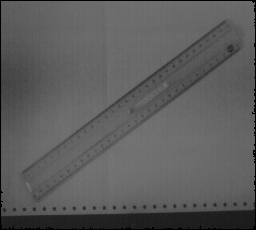
#> input picture img/REGLE.png, 256 x 230 px
$ jupyter execute '3. Negativo.ipynb'   (shell and % lines are left out)
#> lines starting #> are read from the running program, lines starting #| are printed output that depends on the picture
[cell 1]
import cv2
import matplotlib.pyplot as plt
import numpy as np

# Carga y visualizacion

[cell 2]
regle_img = cv2.imread('../img/REGLE.png')
#> regle_img is the input picture: shape (230, 256, 3); min 0, max 118, mean 92

plt.imshow(regle_img)
plt.show()

# histograma

[cell 3]
# histograma con cv2
hist = cv2.calcHist([regle_img],[0],None,[256],[0,256])
#> hist = 256 values, max 2916 at index 106, min 0 at index 1, mean 230
plt.plot(hist)
plt.show()
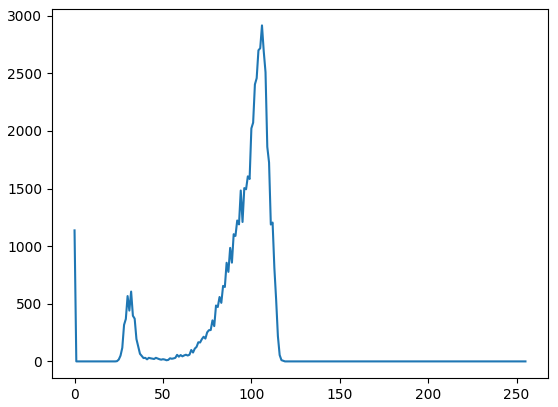
#> figure drawn by matplotlib, 1 panel; curve peaks at x = 106, y = 2916

# Negativo

[cell 4]
negative = cv2.bitwise_not(regle_img)
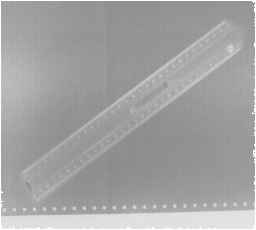
#> negative: shape (230, 256, 3); min 137, max 255, mean 163

plt.imshow(negative)
plt.show()

[cell 5]
# histograma con cv2
hist = cv2.calcHist([negative],[0],None,[256],[0,256])
#> hist = 256 values, max 2916 at index 149, min 0 at index 0, mean 230
plt.plot(hist)
plt.show()
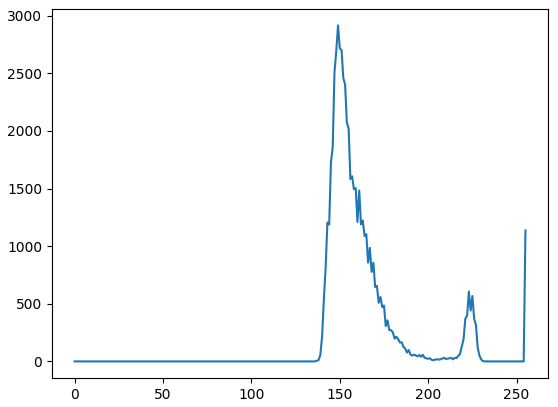
#> figure drawn by matplotlib, 1 panel; curve peaks at x = 149, y = 2916

[cell 6]
from PIL import Image, ImageChops

img = Image.open("../img/REGLE.png").convert("L")  # or "RGB"
inverted = ImageChops.invert(img)
inverted

$ run again, with img/AMOUR.png copied over img/REGLE.png
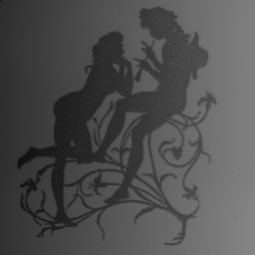
#> input picture img/AMOUR.png, 255 x 255 px
#> regle_img is the input picture: shape (255, 255, 3); min 0, max 133, mean 79.1
#> `hist = cv2.calcHist([regle_img],[0],None,[256],[0,256])`: hist = 256 values, max 1148 at index 49, min 0 at index 1, mean 254
#> `negative = cv2.bitwise_not(regle_img)`:
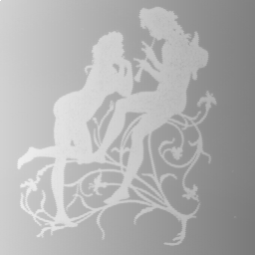
#> negative: shape (255, 255, 3); min 122, max 255, mean 175.9
#> `hist = cv2.calcHist([negative],[0],None,[256],[0,256])`: hist = 256 values, max 1148 at index 206, min 0 at index 0, mean 254
#> `plt.show()`:
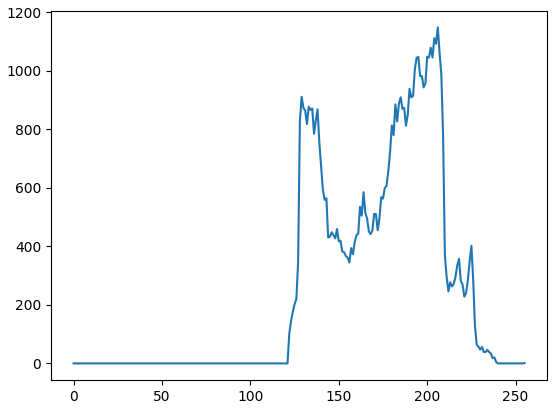
#> figure drawn by matplotlib, 1 panel; curve peaks at x = 206, y = 1148
